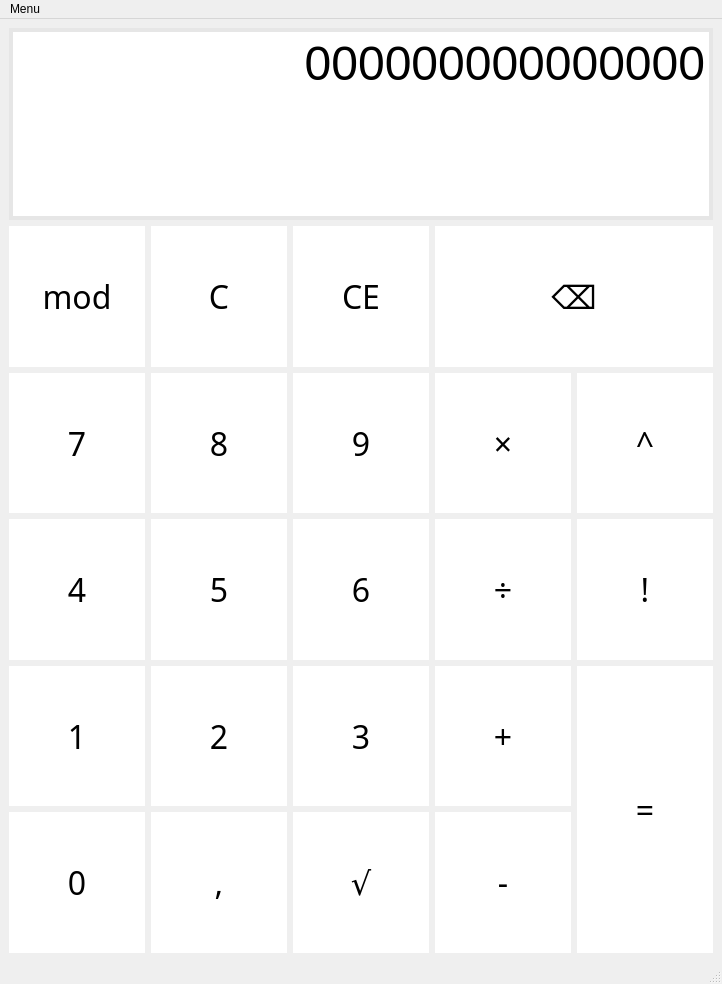
<?xml version="1.0" encoding="UTF-8"?>
<ui version="4.0">
 <class>MainWindow</class>
 <widget class="QMainWindow" name="MainWindow">
  <property name="geometry">
   <rect>
    <x>0</x>
    <y>0</y>
    <width>722</width>
    <height>984</height>
   </rect>
  </property>
  <property name="windowTitle">
   <string>Dumdum Calculator</string>
  </property>
  <property name="locale">
   <locale language="English" country="UnitedStates"/>
  </property>
  <widget class="QWidget" name="centralwidget">
   <property name="sizePolicy">
    <sizepolicy hsizetype="Expanding" vsizetype="Expanding">
     <horstretch>0</horstretch>
     <verstretch>0</verstretch>
    </sizepolicy>
   </property>
   <property name="styleSheet">
    <string notr="true"/>
   </property>
   <layout class="QVBoxLayout" name="verticalLayout_2">
    <item>
     <layout class="QGridLayout" name="gridLayout" rowstretch="0,0,0,0,0,0,0,0,0,0">
      <property name="sizeConstraint">
       <enum>QLayout::SetDefaultConstraint</enum>
      </property>
      <item row="4" column="3">
       <widget class="QPushButton" name="multiplication">
        <property name="sizePolicy">
         <sizepolicy hsizetype="Minimum" vsizetype="Minimum">
          <horstretch>0</horstretch>
          <verstretch>0</verstretch>
         </sizepolicy>
        </property>
        <property name="minimumSize">
         <size>
          <width>0</width>
          <height>0</height>
         </size>
        </property>
        <property name="font">
         <font>
          <family>Poppins</family>
          <pointsize>24</pointsize>
         </font>
        </property>
        <property name="styleSheet">
         <string notr="true">
QPushButton {
     border: none; background: white; font-family: 	&quot;Poppins&quot;,&quot;Roboto&quot;, sans-serif;
 }
QPushButton:hover {
     background-color: rgb(230, 230, 230);
 }
QPushButton:pressed {
      background-color: rgb(200, 200, 200);  
	 border: 2px solid grey;
 }</string>
        </property>
        <property name="locale">
         <locale language="English" country="UnitedStates"/>
        </property>
        <property name="text">
         <string>×</string>
        </property>
       </widget>
      </item>
      <item row="6" column="1">
       <widget class="QPushButton" name="digit5">
        <property name="sizePolicy">
         <sizepolicy hsizetype="Minimum" vsizetype="Minimum">
          <horstretch>0</horstretch>
          <verstretch>0</verstretch>
         </sizepolicy>
        </property>
        <property name="minimumSize">
         <size>
          <width>0</width>
          <height>0</height>
         </size>
        </property>
        <property name="font">
         <font>
          <family>Poppins</family>
          <pointsize>24</pointsize>
         </font>
        </property>
        <property name="styleSheet">
         <string notr="true">
QPushButton {
     border: none; background: white; font-family: 	&quot;Poppins&quot;,&quot;Roboto&quot;, sans-serif;
 }
QPushButton:hover {
     background-color: rgb(230, 230, 230);
 }
QPushButton:pressed {
      background-color: rgb(200, 200, 200);  
	 border: 2px solid grey;
 }</string>
        </property>
        <property name="locale">
         <locale language="English" country="UnitedStates"/>
        </property>
        <property name="text">
         <string>5</string>
        </property>
       </widget>
      </item>
      <item row="8" column="3">
       <widget class="QPushButton" name="addition">
        <property name="sizePolicy">
         <sizepolicy hsizetype="Minimum" vsizetype="Minimum">
          <horstretch>0</horstretch>
          <verstretch>0</verstretch>
         </sizepolicy>
        </property>
        <property name="minimumSize">
         <size>
          <width>0</width>
          <height>0</height>
         </size>
        </property>
        <property name="font">
         <font>
          <family>Poppins</family>
          <pointsize>24</pointsize>
         </font>
        </property>
        <property name="styleSheet">
         <string notr="true">
QPushButton {
     border: none; background: white; font-family: 	&quot;Poppins&quot;,&quot;Roboto&quot;, sans-serif;
 }
QPushButton:hover {
     background-color: rgb(230, 230, 230);
 }
QPushButton:pressed {
      background-color: rgb(200, 200, 200);  
	 border: 2px solid grey;
 }</string>
        </property>
        <property name="locale">
         <locale language="English" country="UnitedStates"/>
        </property>
        <property name="text">
         <string>+</string>
        </property>
       </widget>
      </item>
      <item row="4" column="4">
       <widget class="QPushButton" name="power">
        <property name="sizePolicy">
         <sizepolicy hsizetype="Minimum" vsizetype="Minimum">
          <horstretch>0</horstretch>
          <verstretch>0</verstretch>
         </sizepolicy>
        </property>
        <property name="minimumSize">
         <size>
          <width>0</width>
          <height>0</height>
         </size>
        </property>
        <property name="font">
         <font>
          <family>Poppins</family>
          <pointsize>24</pointsize>
         </font>
        </property>
        <property name="styleSheet">
         <string notr="true">
QPushButton {
     border: none; background: white; font-family: 	&quot;Poppins&quot;,&quot;Roboto&quot;, sans-serif;
 }
QPushButton:hover {
     background-color: rgb(230, 230, 230);
 }
QPushButton:pressed {
      background-color: rgb(200, 200, 200);  
	 border: 2px solid grey;
 }</string>
        </property>
        <property name="locale">
         <locale language="English" country="UnitedStates"/>
        </property>
        <property name="text">
         <string>^</string>
        </property>
       </widget>
      </item>
      <item row="9" column="3">
       <widget class="QPushButton" name="substraction">
        <property name="sizePolicy">
         <sizepolicy hsizetype="Minimum" vsizetype="Minimum">
          <horstretch>0</horstretch>
          <verstretch>0</verstretch>
         </sizepolicy>
        </property>
        <property name="minimumSize">
         <size>
          <width>0</width>
          <height>0</height>
         </size>
        </property>
        <property name="font">
         <font>
          <family>Poppins</family>
          <pointsize>24</pointsize>
         </font>
        </property>
        <property name="autoFillBackground">
         <bool>false</bool>
        </property>
        <property name="styleSheet">
         <string notr="true">
QPushButton {
     border: none; background: white; font-family: 	&quot;Poppins&quot;,&quot;Roboto&quot;, sans-serif;
 }
QPushButton:hover {
     background-color: rgb(230, 230, 230);
 }
QPushButton:pressed {
      background-color: rgb(200, 200, 200);  
	 border: 2px solid grey;
 }</string>
        </property>
        <property name="locale">
         <locale language="English" country="UnitedStates"/>
        </property>
        <property name="text">
         <string>-</string>
        </property>
       </widget>
      </item>
      <item row="6" column="4">
       <widget class="QPushButton" name="factiorial">
        <property name="sizePolicy">
         <sizepolicy hsizetype="Minimum" vsizetype="Minimum">
          <horstretch>0</horstretch>
          <verstretch>0</verstretch>
         </sizepolicy>
        </property>
        <property name="minimumSize">
         <size>
          <width>0</width>
          <height>0</height>
         </size>
        </property>
        <property name="font">
         <font>
          <family>Poppins</family>
          <pointsize>24</pointsize>
         </font>
        </property>
        <property name="styleSheet">
         <string notr="true">
QPushButton {
     border: none; background: white; font-family: 	&quot;Poppins&quot;,&quot;Roboto&quot;, sans-serif;
 }
QPushButton:hover {
     background-color: rgb(230, 230, 230);
 }
QPushButton:pressed {
      background-color: rgb(200, 200, 200);  
	 border: 2px solid grey;
 }</string>
        </property>
        <property name="locale">
         <locale language="English" country="UnitedStates"/>
        </property>
        <property name="text">
         <string>!</string>
        </property>
       </widget>
      </item>
      <item row="8" column="1">
       <widget class="QPushButton" name="digit2">
        <property name="sizePolicy">
         <sizepolicy hsizetype="Minimum" vsizetype="Minimum">
          <horstretch>0</horstretch>
          <verstretch>0</verstretch>
         </sizepolicy>
        </property>
        <property name="minimumSize">
         <size>
          <width>0</width>
          <height>0</height>
         </size>
        </property>
        <property name="font">
         <font>
          <family>Poppins</family>
          <pointsize>24</pointsize>
         </font>
        </property>
        <property name="styleSheet">
         <string notr="true">
QPushButton {
     border: none; background: white; font-family: 	&quot;Poppins&quot;,&quot;Roboto&quot;, sans-serif;
 }
QPushButton:hover {
     background-color: rgb(230, 230, 230);
 }
QPushButton:pressed {
      background-color: rgb(200, 200, 200);  
	 border: 2px solid grey;
 }</string>
        </property>
        <property name="locale">
         <locale language="English" country="UnitedStates"/>
        </property>
        <property name="text">
         <string>2</string>
        </property>
       </widget>
      </item>
      <item row="9" column="1">
       <widget class="QPushButton" name="point">
        <property name="sizePolicy">
         <sizepolicy hsizetype="Minimum" vsizetype="Minimum">
          <horstretch>0</horstretch>
          <verstretch>0</verstretch>
         </sizepolicy>
        </property>
        <property name="minimumSize">
         <size>
          <width>0</width>
          <height>0</height>
         </size>
        </property>
        <property name="font">
         <font>
          <family>Poppins</family>
          <pointsize>24</pointsize>
         </font>
        </property>
        <property name="styleSheet">
         <string notr="true">
QPushButton {
     border: none; background: white; font-family: 	&quot;Poppins&quot;,&quot;Roboto&quot;, sans-serif;
 }
QPushButton:hover {
     background-color: rgb(230, 230, 230);
 }
QPushButton:pressed {
      background-color: rgb(200, 200, 200);  
	 border: 2px solid grey;
 }</string>
        </property>
        <property name="locale">
         <locale language="English" country="UnitedStates"/>
        </property>
        <property name="text">
         <string>,</string>
        </property>
       </widget>
      </item>
      <item row="9" column="0">
       <widget class="QPushButton" name="digit0">
        <property name="sizePolicy">
         <sizepolicy hsizetype="Minimum" vsizetype="Minimum">
          <horstretch>0</horstretch>
          <verstretch>0</verstretch>
         </sizepolicy>
        </property>
        <property name="minimumSize">
         <size>
          <width>0</width>
          <height>0</height>
         </size>
        </property>
        <property name="font">
         <font>
          <family>Poppins</family>
          <pointsize>24</pointsize>
         </font>
        </property>
        <property name="styleSheet">
         <string notr="true">
QPushButton {
     border: none; background: white; font-family: 	&quot;Poppins&quot;,&quot;Roboto&quot;, sans-serif;
 }
QPushButton:hover {
     background-color: rgb(230, 230, 230);
 }
QPushButton:pressed {
      background-color: rgb(200, 200, 200);  
	 border: 2px solid grey;
 }</string>
        </property>
        <property name="locale">
         <locale language="English" country="UnitedStates"/>
        </property>
        <property name="text">
         <string>0</string>
        </property>
       </widget>
      </item>
      <item row="8" column="0">
       <widget class="QPushButton" name="digit1">
        <property name="sizePolicy">
         <sizepolicy hsizetype="Minimum" vsizetype="Minimum">
          <horstretch>0</horstretch>
          <verstretch>0</verstretch>
         </sizepolicy>
        </property>
        <property name="minimumSize">
         <size>
          <width>0</width>
          <height>0</height>
         </size>
        </property>
        <property name="font">
         <font>
          <family>Poppins</family>
          <pointsize>24</pointsize>
         </font>
        </property>
        <property name="styleSheet">
         <string notr="true">
QPushButton {
     border: none; background: white; font-family: 	&quot;Poppins&quot;,&quot;Roboto&quot;, sans-serif;
 }
QPushButton:hover {
     background-color: rgb(230, 230, 230);
 }
QPushButton:pressed {
      background-color: rgb(200, 200, 200);  
	 border: 2px solid grey;
 }</string>
        </property>
        <property name="locale">
         <locale language="English" country="UnitedStates"/>
        </property>
        <property name="text">
         <string>1</string>
        </property>
       </widget>
      </item>
      <item row="9" column="2">
       <widget class="QPushButton" name="root">
        <property name="sizePolicy">
         <sizepolicy hsizetype="Minimum" vsizetype="Minimum">
          <horstretch>0</horstretch>
          <verstretch>0</verstretch>
         </sizepolicy>
        </property>
        <property name="minimumSize">
         <size>
          <width>0</width>
          <height>0</height>
         </size>
        </property>
        <property name="font">
         <font>
          <family>Poppins</family>
          <pointsize>24</pointsize>
         </font>
        </property>
        <property name="styleSheet">
         <string notr="true">
QPushButton {
     border: none; background: white; font-family: 	&quot;Poppins&quot;,&quot;Roboto&quot;, sans-serif;
 }
QPushButton:hover {
     background-color: rgb(230, 230, 230);
 }
QPushButton:pressed {
      background-color: rgb(200, 200, 200);  
	 border: 2px solid grey;
 }</string>
        </property>
        <property name="locale">
         <locale language="English" country="UnitedStates"/>
        </property>
        <property name="text">
         <string>√</string>
        </property>
       </widget>
      </item>
      <item row="8" column="2">
       <widget class="QPushButton" name="digit3">
        <property name="sizePolicy">
         <sizepolicy hsizetype="Minimum" vsizetype="Minimum">
          <horstretch>0</horstretch>
          <verstretch>0</verstretch>
         </sizepolicy>
        </property>
        <property name="minimumSize">
         <size>
          <width>0</width>
          <height>0</height>
         </size>
        </property>
        <property name="font">
         <font>
          <family>Poppins</family>
          <pointsize>24</pointsize>
         </font>
        </property>
        <property name="styleSheet">
         <string notr="true">
QPushButton {
     border: none; background: white; font-family: 	&quot;Poppins&quot;,&quot;Roboto&quot;, sans-serif;
 }
QPushButton:hover {
     background-color: rgb(230, 230, 230);
 }
QPushButton:pressed {
      background-color: rgb(200, 200, 200);  
	 border: 2px solid grey;
 }</string>
        </property>
        <property name="locale">
         <locale language="English" country="UnitedStates"/>
        </property>
        <property name="text">
         <string>3</string>
        </property>
       </widget>
      </item>
      <item row="6" column="3">
       <widget class="QPushButton" name="division">
        <property name="sizePolicy">
         <sizepolicy hsizetype="Minimum" vsizetype="Minimum">
          <horstretch>0</horstretch>
          <verstretch>0</verstretch>
         </sizepolicy>
        </property>
        <property name="minimumSize">
         <size>
          <width>0</width>
          <height>0</height>
         </size>
        </property>
        <property name="font">
         <font>
          <family>Poppins</family>
          <pointsize>24</pointsize>
         </font>
        </property>
        <property name="styleSheet">
         <string notr="true">
QPushButton {
     border: none; background: white; font-family: 	&quot;Poppins&quot;,&quot;Roboto&quot;, sans-serif;
 }
QPushButton:hover {
     background-color: rgb(230, 230, 230);
 }
QPushButton:pressed {
      background-color: rgb(200, 200, 200);  
	 border: 2px solid grey;
 }</string>
        </property>
        <property name="locale">
         <locale language="English" country="UnitedStates"/>
        </property>
        <property name="text">
         <string>÷</string>
        </property>
       </widget>
      </item>
      <item row="6" column="2">
       <widget class="QPushButton" name="digit6">
        <property name="sizePolicy">
         <sizepolicy hsizetype="Minimum" vsizetype="Minimum">
          <horstretch>0</horstretch>
          <verstretch>0</verstretch>
         </sizepolicy>
        </property>
        <property name="minimumSize">
         <size>
          <width>0</width>
          <height>0</height>
         </size>
        </property>
        <property name="font">
         <font>
          <family>Poppins</family>
          <pointsize>24</pointsize>
         </font>
        </property>
        <property name="styleSheet">
         <string notr="true">
QPushButton {
     border: none; background: white; font-family: 	&quot;Poppins&quot;,&quot;Roboto&quot;, sans-serif;
 }
QPushButton:hover {
     background-color: rgb(230, 230, 230);
 }
QPushButton:pressed {
      background-color: rgb(200, 200, 200);  
	 border: 2px solid grey;
 }</string>
        </property>
        <property name="locale">
         <locale language="English" country="UnitedStates"/>
        </property>
        <property name="text">
         <string>6</string>
        </property>
       </widget>
      </item>
      <item row="4" column="1">
       <widget class="QPushButton" name="digit8">
        <property name="sizePolicy">
         <sizepolicy hsizetype="Minimum" vsizetype="Minimum">
          <horstretch>0</horstretch>
          <verstretch>0</verstretch>
         </sizepolicy>
        </property>
        <property name="minimumSize">
         <size>
          <width>0</width>
          <height>0</height>
         </size>
        </property>
        <property name="font">
         <font>
          <family>Poppins</family>
          <pointsize>24</pointsize>
         </font>
        </property>
        <property name="styleSheet">
         <string notr="true">
QPushButton {
     border: none; background: white; font-family: 	&quot;Poppins&quot;,&quot;Roboto&quot;, sans-serif;
 }
QPushButton:hover {
     background-color: rgb(230, 230, 230);
 }
QPushButton:pressed {
      background-color: rgb(200, 200, 200);  
	 border: 2px solid grey;
 }</string>
        </property>
        <property name="locale">
         <locale language="English" country="UnitedStates"/>
        </property>
        <property name="text">
         <string>8</string>
        </property>
       </widget>
      </item>
      <item row="4" column="0">
       <widget class="QPushButton" name="digit7">
        <property name="sizePolicy">
         <sizepolicy hsizetype="Minimum" vsizetype="Minimum">
          <horstretch>0</horstretch>
          <verstretch>0</verstretch>
         </sizepolicy>
        </property>
        <property name="minimumSize">
         <size>
          <width>0</width>
          <height>0</height>
         </size>
        </property>
        <property name="font">
         <font>
          <family>Poppins</family>
          <pointsize>24</pointsize>
         </font>
        </property>
        <property name="styleSheet">
         <string notr="true">
QPushButton {
     border: none; background: white; font-family: 	&quot;Poppins&quot;,&quot;Roboto&quot;, sans-serif;
 }
QPushButton:hover {
     background-color: rgb(230, 230, 230);
 }
QPushButton:pressed {
      background-color: rgb(200, 200, 200);  
	 border: 2px solid grey;
 }</string>
        </property>
        <property name="locale">
         <locale language="English" country="UnitedStates"/>
        </property>
        <property name="text">
         <string>7</string>
        </property>
       </widget>
      </item>
      <item row="6" column="0">
       <widget class="QPushButton" name="digit4">
        <property name="sizePolicy">
         <sizepolicy hsizetype="Minimum" vsizetype="Minimum">
          <horstretch>0</horstretch>
          <verstretch>0</verstretch>
         </sizepolicy>
        </property>
        <property name="minimumSize">
         <size>
          <width>0</width>
          <height>0</height>
         </size>
        </property>
        <property name="font">
         <font>
          <family>Poppins</family>
          <pointsize>24</pointsize>
         </font>
        </property>
        <property name="styleSheet">
         <string notr="true">
QPushButton {
     border: none; background: white; font-family: 	&quot;Poppins&quot;,&quot;Roboto&quot;, sans-serif;
 }
QPushButton:hover {
     background-color: rgb(230, 230, 230);
 }
QPushButton:pressed {
      background-color: rgb(200, 200, 200);  
	 border: 2px solid grey;
 }</string>
        </property>
        <property name="locale">
         <locale language="English" country="UnitedStates"/>
        </property>
        <property name="text">
         <string>4</string>
        </property>
       </widget>
      </item>
      <item row="8" column="4" rowspan="2">
       <widget class="QPushButton" name="result">
        <property name="sizePolicy">
         <sizepolicy hsizetype="Minimum" vsizetype="Minimum">
          <horstretch>0</horstretch>
          <verstretch>0</verstretch>
         </sizepolicy>
        </property>
        <property name="minimumSize">
         <size>
          <width>0</width>
          <height>0</height>
         </size>
        </property>
        <property name="font">
         <font>
          <family>Poppins</family>
          <pointsize>24</pointsize>
         </font>
        </property>
        <property name="autoFillBackground">
         <bool>false</bool>
        </property>
        <property name="styleSheet">
         <string notr="true">
QPushButton {
     border: none; background: white; font-family: 	&quot;Poppins&quot;,&quot;Roboto&quot;, sans-serif;
 }
QPushButton:hover {
     background-color: rgb(230, 230, 230);
 }
QPushButton:pressed {
      background-color: rgb(200, 200, 200);  
	 border: 2px solid grey;
 }</string>
        </property>
        <property name="locale">
         <locale language="English" country="UnitedStates"/>
        </property>
        <property name="text">
         <string>=</string>
        </property>
        <property name="autoRepeat">
         <bool>false</bool>
        </property>
        <property name="autoExclusive">
         <bool>false</bool>
        </property>
        <property name="autoDefault">
         <bool>false</bool>
        </property>
        <property name="default">
         <bool>false</bool>
        </property>
        <property name="flat">
         <bool>false</bool>
        </property>
       </widget>
      </item>
      <item row="4" column="2">
       <widget class="QPushButton" name="digit9">
        <property name="sizePolicy">
         <sizepolicy hsizetype="Minimum" vsizetype="Minimum">
          <horstretch>0</horstretch>
          <verstretch>0</verstretch>
         </sizepolicy>
        </property>
        <property name="minimumSize">
         <size>
          <width>0</width>
          <height>0</height>
         </size>
        </property>
        <property name="font">
         <font>
          <family>Poppins</family>
          <pointsize>24</pointsize>
         </font>
        </property>
        <property name="styleSheet">
         <string notr="true">
QPushButton {
     border: none; background: white; font-family: 	&quot;Poppins&quot;,&quot;Roboto&quot;, sans-serif;
 }
QPushButton:hover {
     background-color: rgb(230, 230, 230);
 }
QPushButton:pressed {
      background-color: rgb(200, 200, 200);  
	 border: 2px solid grey;
 }</string>
        </property>
        <property name="locale">
         <locale language="English" country="UnitedStates"/>
        </property>
        <property name="text">
         <string>9</string>
        </property>
       </widget>
      </item>
      <item row="0" column="0" colspan="5">
       <widget class="QTextBrowser" name="textBrowser">
        <property name="sizePolicy">
         <sizepolicy hsizetype="Expanding" vsizetype="Minimum">
          <horstretch>0</horstretch>
          <verstretch>0</verstretch>
         </sizepolicy>
        </property>
        <property name="styleSheet">
         <string notr="true">/*border:none;*/
border: 4px solid rgb(230, 230, 230); 
font-size:36px; 
/*margin-left:10px;*/
vertical-align: bottom;
vertical-align: middle;</string>
        </property>
        <property name="locale">
         <locale language="English" country="UnitedStates"/>
        </property>
        <property name="html">
         <string>&lt;!DOCTYPE HTML PUBLIC &quot;-//W3C//DTD HTML 4.0//EN&quot; &quot;http://www.w3.org/TR/REC-html40/strict.dtd&quot;&gt;
&lt;html&gt;&lt;head&gt;&lt;meta name=&quot;qrichtext&quot; content=&quot;1&quot; /&gt;&lt;style type=&quot;text/css&quot;&gt;
p, li { white-space: pre-wrap; }
&lt;/style&gt;&lt;/head&gt;&lt;body style=&quot; font-family:'MS Shell Dlg 2'; font-size:36px; font-weight:400; font-style:normal;&quot;&gt;
&lt;p align=&quot;right&quot; style=&quot; margin-top:0px; margin-bottom:0px; margin-left:0px; margin-right:0px; -qt-block-indent:0; text-indent:0px;&quot;&gt;&lt;span style=&quot; font-size:36pt; vertical-align:middle;&quot;&gt;000000000000000&lt;/span&gt;&lt;/p&gt;&lt;/body&gt;&lt;/html&gt;</string>
        </property>
       </widget>
      </item>
      <item row="2" column="0">
       <widget class="QPushButton" name="modulo">
        <property name="sizePolicy">
         <sizepolicy hsizetype="Minimum" vsizetype="Minimum">
          <horstretch>0</horstretch>
          <verstretch>0</verstretch>
         </sizepolicy>
        </property>
        <property name="minimumSize">
         <size>
          <width>0</width>
          <height>0</height>
         </size>
        </property>
        <property name="font">
         <font>
          <family>Poppins</family>
          <pointsize>24</pointsize>
         </font>
        </property>
        <property name="styleSheet">
         <string notr="true">
QPushButton {
     border: none; background: white; font-family: 	&quot;Poppins&quot;,&quot;Roboto&quot;, sans-serif;
 }
QPushButton:hover {
     background-color: rgb(230, 230, 230);
 }
QPushButton:pressed {
      background-color: rgb(200, 200, 200);  
	 border: 2px solid grey;
 }</string>
        </property>
        <property name="locale">
         <locale language="English" country="UnitedStates"/>
        </property>
        <property name="text">
         <string>mod</string>
        </property>
       </widget>
      </item>
      <item row="2" column="3" colspan="2">
       <widget class="QPushButton" name="backspace">
        <property name="sizePolicy">
         <sizepolicy hsizetype="Minimum" vsizetype="Minimum">
          <horstretch>0</horstretch>
          <verstretch>0</verstretch>
         </sizepolicy>
        </property>
        <property name="minimumSize">
         <size>
          <width>0</width>
          <height>0</height>
         </size>
        </property>
        <property name="font">
         <font>
          <family>Poppins</family>
          <pointsize>24</pointsize>
         </font>
        </property>
        <property name="styleSheet">
         <string notr="true">
QPushButton {
     border: none; background: white; font-family: 	&quot;Poppins&quot;,&quot;Roboto&quot;, sans-serif;
 }
QPushButton:hover {
     background-color: rgb(230, 230, 230);
 }
QPushButton:pressed {
      background-color: rgb(200, 200, 200);  
	 border: 2px solid grey;
 }</string>
        </property>
        <property name="locale">
         <locale language="English" country="UnitedStates"/>
        </property>
        <property name="text">
         <string>⌫</string>
        </property>
       </widget>
      </item>
      <item row="2" column="1">
       <widget class="QPushButton" name="clear">
        <property name="sizePolicy">
         <sizepolicy hsizetype="Minimum" vsizetype="Minimum">
          <horstretch>0</horstretch>
          <verstretch>0</verstretch>
         </sizepolicy>
        </property>
        <property name="minimumSize">
         <size>
          <width>0</width>
          <height>0</height>
         </size>
        </property>
        <property name="font">
         <font>
          <family>Poppins</family>
          <pointsize>24</pointsize>
         </font>
        </property>
        <property name="styleSheet">
         <string notr="true">
QPushButton {
     border: none; background: white; font-family: 	&quot;Poppins&quot;,&quot;Roboto&quot;, sans-serif;
 }
QPushButton:hover {
     background-color: rgb(230, 230, 230);
 }
QPushButton:pressed {
      background-color: rgb(200, 200, 200);  
	 border: 2px solid grey;
 }</string>
        </property>
        <property name="locale">
         <locale language="English" country="UnitedStates"/>
        </property>
        <property name="text">
         <string>C</string>
        </property>
       </widget>
      </item>
      <item row="2" column="2">
       <widget class="QPushButton" name="clearEntry">
        <property name="sizePolicy">
         <sizepolicy hsizetype="Minimum" vsizetype="Minimum">
          <horstretch>0</horstretch>
          <verstretch>0</verstretch>
         </sizepolicy>
        </property>
        <property name="font">
         <font>
          <family>Poppins</family>
          <pointsize>24</pointsize>
         </font>
        </property>
        <property name="styleSheet">
         <string notr="true">
QPushButton {
     border: none; background: white;
     font-family: 	&quot;Poppins&quot;,&quot;Roboto&quot;, sans-serif;
 }
QPushButton:hover {
     background-color: rgb(230, 230, 230);
 }
QPushButton:pressed {
      background-color: rgb(200, 200, 200);  
	 border: 2px solid grey;
 }</string>
        </property>
        <property name="text">
         <string>CE</string>
        </property>
       </widget>
      </item>
     </layout>
    </item>
   </layout>
  </widget>
  <widget class="QMenuBar" name="menubar">
   <property name="geometry">
    <rect>
     <x>0</x>
     <y>0</y>
     <width>722</width>
     <height>26</height>
    </rect>
   </property>
   <widget class="QMenu" name="menuMenu">
    <property name="title">
     <string>Menu</string>
    </property>
    <addaction name="actionHelp"/>
   </widget>
   <addaction name="menuMenu"/>
  </widget>
  <widget class="QStatusBar" name="statusbar"/>
  <action name="actionHelp">
   <property name="text">
    <string>Help</string>
   </property>
  </action>
 </widget>
 <tabstops>
  <tabstop>backspace</tabstop>
  <tabstop>digit7</tabstop>
  <tabstop>digit8</tabstop>
  <tabstop>digit9</tabstop>
  <tabstop>multiplication</tabstop>
  <tabstop>power</tabstop>
  <tabstop>digit4</tabstop>
  <tabstop>digit5</tabstop>
  <tabstop>digit6</tabstop>
  <tabstop>division</tabstop>
  <tabstop>factiorial</tabstop>
  <tabstop>digit1</tabstop>
  <tabstop>digit2</tabstop>
  <tabstop>digit3</tabstop>
  <tabstop>addition</tabstop>
  <tabstop>digit0</tabstop>
  <tabstop>point</tabstop>
  <tabstop>root</tabstop>
  <tabstop>substraction</tabstop>
  <tabstop>result</tabstop>
 </tabstops>
 <resources/>
 <connections/>
</ui>
